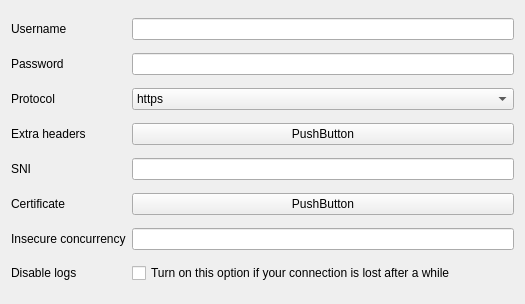
<?xml version="1.0" encoding="UTF-8"?>
<ui version="4.0">
    <class>EditNaive</class>
    <widget class="QWidget" name="EditNaive">
        <property name="geometry">
            <rect>
                <x>0</x>
                <y>0</y>
                <width>525</width>
                <height>304</height>
            </rect>
        </property>
        <property name="windowTitle">
            <string notr="true">EditNaive</string>
        </property>
        <layout class="QGridLayout" name="gridLayout">
            <item row="0" column="0">
                <widget class="QLabel" name="label">
                    <property name="text">
                        <string>Username</string>
                    </property>
                </widget>
            </item>
            <item row="0" column="1">
                <widget class="MyLineEdit" name="username"/>
            </item>
            <item row="1" column="0">
                <widget class="QLabel" name="label_2">
                    <property name="text">
                        <string>Password</string>
                    </property>
                </widget>
            </item>
            <item row="1" column="1">
                <widget class="MyLineEdit" name="password"/>
            </item>
            <item row="2" column="0">
                <widget class="QLabel" name="label_3">
                    <property name="text">
                        <string>Protocol</string>
                    </property>
                </widget>
            </item>
            <item row="2" column="1">
                <widget class="QComboBox" name="protocol">
                    <item>
                        <property name="text">
                            <string notr="true">https</string>
                        </property>
                    </item>
                    <item>
                        <property name="text">
                            <string notr="true">quic</string>
                        </property>
                    </item>
                </widget>
            </item>
            <item row="3" column="0">
                <widget class="QLabel" name="label_4">
                    <property name="text">
                        <string>Extra headers</string>
                    </property>
                </widget>
            </item>
            <item row="3" column="1">
                <widget class="QPushButton" name="extra_headers">
                    <property name="text">
                        <string notr="true">PushButton</string>
                    </property>
                </widget>
            </item>
            <item row="4" column="0">
                <widget class="QLabel" name="label_6">
                    <property name="text">
                        <string>SNI</string>
                    </property>
                </widget>
            </item>
            <item row="4" column="1">
                <widget class="MyLineEdit" name="sni"/>
            </item>
            <item row="5" column="0">
                <widget class="QLabel" name="label_7">
                    <property name="text">
                        <string>Certificate</string>
                    </property>
                </widget>
            </item>
            <item row="5" column="1">
                <widget class="QPushButton" name="certificate">
                    <property name="text">
                        <string notr="true">PushButton</string>
                    </property>
                </widget>
            </item>
            <item row="6" column="0">
                <widget class="QLabel" name="label_5">
                    <property name="text">
                        <string>Insecure concurrency</string>
                    </property>
                </widget>
            </item>
            <item row="6" column="1">
                <widget class="MyLineEdit" name="insecure_concurrency"/>
            </item>
            <item row="7" column="0">
                <widget class="QLabel" name="label_8">
                    <property name="text">
                        <string>Disable logs</string>
                    </property>
                </widget>
            </item>
            <item row="7" column="1">
                <widget class="QCheckBox" name="disable_log">
                    <property name="text">
                        <string>Turn on this option if your connection is lost after a while</string>
                    </property>
                </widget>
            </item>
        </layout>
    </widget>
    <customwidgets>
        <customwidget>
            <class>MyLineEdit</class>
            <extends>QLineEdit</extends>
            <header>ui/widget/MyLineEdit.h</header>
        </customwidget>
    </customwidgets>
    <resources/>
    <connections/>
</ui>
